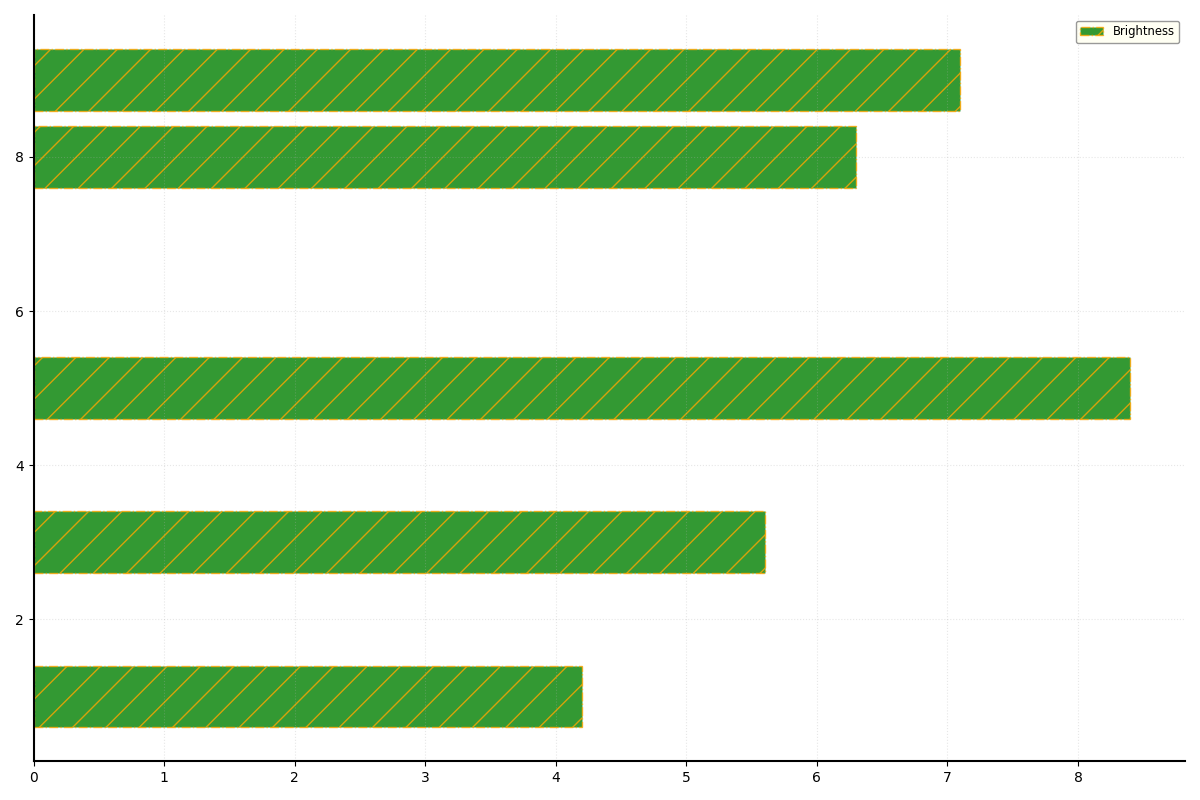

Generate this figure with Python:
import matplotlib.pyplot as plt

star_systems = [
    [2, 3, 5.6],
    [7, 1, 4.2],
    [1, 9, 7.1],
    [6, 8, 6.3],
    [9, 5, 8.4]
]

y_coords = [data[1] for data in star_systems]
brightness = [data[2] for data in star_systems]

fig, ax = plt.subplots(figsize=(12, 8))

ax.barh(y_coords, brightness, color='green', alpha=0.8, edgecolor='orange', linestyle='-.', hatch='/')

ax.grid(True, linestyle=':', alpha=0.3)

plt.legend(['Brightness'], loc='upper right', frameon=True, fontsize='small', facecolor='ivory', edgecolor='gray')

ax.spines['top'].set_visible(False)
ax.spines['right'].set_visible(False)
ax.spines['left'].set_linewidth(1.5)
ax.spines['bottom'].set_linewidth(1.5)

plt.tight_layout()
plt.show()
